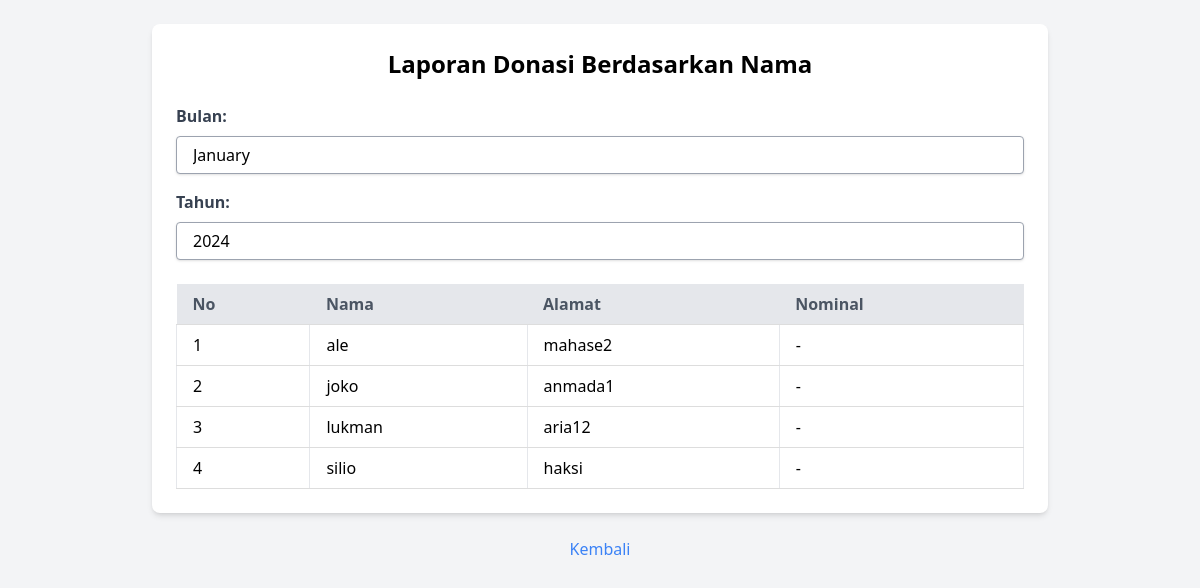
The app's page /laporan_donasi_nama.php?bulan=2024-07-20 with its own data.
### tables this page shows
CREATE TABLE `donatur` (
  `id` int(3) NOT NULL,
  `nama` varchar(30) NOT NULL,
  `alamat` varchar(30) NOT NULL,
  `nominal` int(15) NOT NULL
);

### laporan_donasi_nama.php (the view, shortened to what this page needs)
<!doctype html>
<html>
<head>
  <link href="output.css" rel="stylesheet">
</head>
<body class="bg-gray-100 p-6">
  <div class="container mx-auto">
    <div class="max-w-4xl mx-auto bg-white p-6 rounded-lg shadow-md">
      <h2 class="text-2xl font-bold mb-6 text-center">Laporan Donasi Berdasarkan Nama</h2>
      <form action="" method="GET" class="mb-6">
        <div class="mb-4">
          <label for="bulan" class="block text-gray-700 font-bold mb-2">Bulan:</label>
          <select id="bulan" name="bulan" class="block appearance-none w-full bg-white border border-gray-400 hover:border-gray-500 px-4 py-2 pr-8 rounded shadow leading-tight focus:outline-none focus:shadow-outline" onchange="this.form.submit()">
            <?php
            $currentMonth = date('m');
            $currentYear = date('Y');
            $selectedMonth = isset($_GET['bulan']) ? $_GET['bulan'] : $currentMonth;
            $selectedYear = isset($_GET['tahun']) ? $_GET['tahun'] : $currentYear;
            for ($m = 1; $m <= 12; $m++) {
              $month = str_pad($m, 2, "0", STR_PAD_LEFT);
              $selected = ($month == $selectedMonth) ? "selected" : "";
              echo "<option value='$month' $selected>" . date('F', mktime(0, 0, 0, $m, 10)) . "</option>";
            }
            ?>
          </select>
        </div>
        <div class="mb-4">
          <label for="tahun" class="block text-gray-700 font-bold mb-2">Tahun:</label>
          <select id="tahun" name="tahun" class="block appearance-none w-full bg-white border border-gray-400 hover:border-gray-500 px-4 py-2 pr-8 rounded shadow leading-tight focus:outline-none focus:shadow-outline" onchange="this.form.submit()">
            <?php
            for ($y = $currentYear - 5; $y <= $currentYear + 5; $y++) {
              $selected = ($y == $selectedYear) ? "selected" : "";
              echo "<option value='$y' $selected>$y</option>";
            }
            ?>
          </select>
        </div>
      </form>
      <?php
      include 'koneksi.php';
      $bulan = isset($_GET['bulan']) ? $_GET['bulan'] : $currentMonth;
      $tahun = isset($_GET['tahun']) ? $_GET['tahun'] : $currentYear;
      $query = "SELECT donatur.nama, donatur.alamat, jumlahdonasi.tanggal, jumlahdonasi.nominal
                FROM donatur
                LEFT JOIN jumlahdonasi ON donatur.id = jumlahdonasi.iduser
                AND MONTH(jumlahdonasi.tanggal) = '$bulan'
                AND YEAR(jumlahdonasi.tanggal) = '$tahun'
                ORDER BY donatur.nama";
      $result = $conn->query($query);
      ?>
      <div class="table-container mt-6">
        <table class="min-w-full bg-white">
          <thead>
            <tr>
              <th class="py-2 px-4 bg-gray-200 text-gray-600 font-bold">No</th>
              <th class="py-2 px-4 bg-gray-200 text-gray-600 font-bold">Nama</th>
              <th class="py-2 px-4 bg-gray-200 text-gray-600 font-bold">Alamat</th>
              <th class="py-2 px-4 bg-gray-200 text-gray-600 font-bold">Nominal</th>
            </tr>
          </thead>
          <tbody>
            <?php
            $no = 1;
            if ($result->num_rows > 0) {
                while($row = $result->fetch_assoc()) {
                    $nominal = is_null($row['nominal']) ? '-' : number_format($row['nominal'], 2, ',', '.');
                    echo "<tr>
                            <td class='border px-4 py-2'>" . $no++ . "</td>
                            <td class='border px-4 py-2'>" . htmlspecialchars($row['nama']) . "</td>
                            <td class='border px-4 py-2'>" . htmlspecialchars($row['alamat']) . "</td>
                            <td class='border px-4 py-2'>" . $nominal . "</td>
                          </tr>";
                }
            } else {
                echo "<tr>
                        <td colspan='4' class='border px-4 py-2 text-center'>Tidak ada data</td>
                      </tr>";
            }
            ?>
          </tbody>
        </table>
      </div>
    </div>
    <div class="mt-6 text-center">
        <a href="index.php" class="text-blue-500 hover:text-blue-700">Kembali</a>
      </div>
  </div>
</body>
</html>

### laporan_donasi_nama.php (style rules this page uses)
.table-container { overflow-x: auto; }
table { width: 100%; border-collapse: collapse; }
th, td { padding: 12px; text-align: left; border-bottom: 1px solid #ddd; }
th { background-color: #f4f4f4; }

### records on screen
donatur: nama "ale", alamat "mahase2", nominal "-"
donatur: nama "joko", alamat "anmada1", nominal "-"
donatur: nama "lukman", alamat "aria12", nominal "-"
donatur: nama "silio", alamat "haksi", nominal "-"

### other values on screen
form field bulan "January"
form field tahun "2024"
